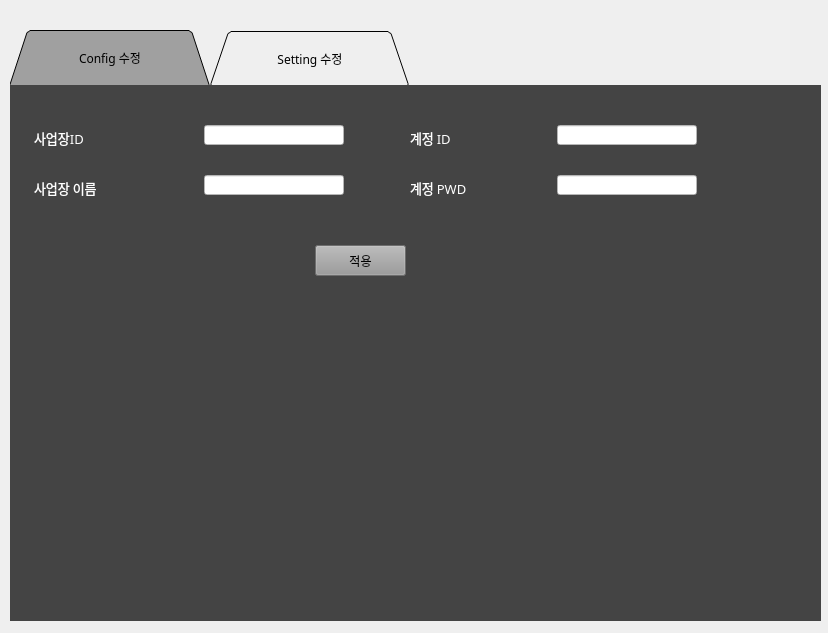
<?xml version="1.0" encoding="UTF-8"?>
<ui version="4.0">
 <class>Setting</class>
 <widget class="QWidget" name="Setting">
  <property name="geometry">
   <rect>
    <x>0</x>
    <y>0</y>
    <width>828</width>
    <height>633</height>
   </rect>
  </property>
  <property name="minimumSize">
   <size>
    <width>828</width>
    <height>633</height>
   </size>
  </property>
  <property name="maximumSize">
   <size>
    <width>828</width>
    <height>633</height>
   </size>
  </property>
  <property name="windowTitle">
   <string>Form</string>
  </property>
  <widget class="QTabWidget" name="tabWidget">
   <property name="geometry">
    <rect>
     <x>10</x>
     <y>30</y>
     <width>811</width>
     <height>591</height>
    </rect>
   </property>
   <property name="minimumSize">
    <size>
     <width>0</width>
     <height>100</height>
    </size>
   </property>
   <property name="maximumSize">
    <size>
     <width>9999</width>
     <height>9999</height>
    </size>
   </property>
   <property name="font">
    <font>
     <family>나눔스퀘어</family>
     <pointsize>9</pointsize>
    </font>
   </property>
   <property name="cursor">
    <cursorShape>ArrowCursor</cursorShape>
   </property>
   <property name="styleSheet">
    <string notr="true">QTabBar {background: none; color:white;}
QTabBar::tab {height: 55px; width: 200px; color: f0f0ff;}
QTabBar::tab::selected {background: #a0a0a0;}
QTabWidget::pane {border: 0;}
</string>
   </property>
   <property name="tabShape">
    <enum>QTabWidget::Triangular</enum>
   </property>
   <property name="currentIndex">
    <number>0</number>
   </property>
   <property name="iconSize">
    <size>
     <width>20</width>
     <height>16</height>
    </size>
   </property>
   <property name="elideMode">
    <enum>Qt::ElideNone</enum>
   </property>
   <property name="tabBarAutoHide">
    <bool>false</bool>
   </property>
   <widget class="QWidget" name="tab_5">
    <property name="font">
     <font>
      <family>나눔스퀘어</family>
     </font>
    </property>
    <property name="styleSheet">
     <string notr="true">background: #444444;</string>
    </property>
    <attribute name="title">
     <string>Config 수정</string>
    </attribute>
    <widget class="QLabel" name="spot_name_lbl">
     <property name="geometry">
      <rect>
       <x>24</x>
       <y>90</y>
       <width>131</width>
       <height>25</height>
      </rect>
     </property>
     <property name="sizePolicy">
      <sizepolicy hsizetype="Fixed" vsizetype="Fixed">
       <horstretch>0</horstretch>
       <verstretch>0</verstretch>
      </sizepolicy>
     </property>
     <property name="maximumSize">
      <size>
       <width>131</width>
       <height>25</height>
      </size>
     </property>
     <property name="font">
      <font>
       <family>나눔스퀘어</family>
       <pointsize>10</pointsize>
      </font>
     </property>
     <property name="styleSheet">
      <string notr="true">color: white;</string>
     </property>
     <property name="text">
      <string>사업장 이름</string>
     </property>
    </widget>
    <widget class="QLineEdit" name="spot_id">
     <property name="geometry">
      <rect>
       <x>194</x>
       <y>40</y>
       <width>140</width>
       <height>20</height>
      </rect>
     </property>
     <property name="maximumSize">
      <size>
       <width>140</width>
       <height>20</height>
      </size>
     </property>
     <property name="font">
      <font>
       <family>나눔스퀘어</family>
      </font>
     </property>
     <property name="styleSheet">
      <string notr="true">background: #ffffff; color: black;</string>
     </property>
    </widget>
    <widget class="QLineEdit" name="spot_name">
     <property name="geometry">
      <rect>
       <x>194</x>
       <y>90</y>
       <width>140</width>
       <height>20</height>
      </rect>
     </property>
     <property name="maximumSize">
      <size>
       <width>140</width>
       <height>20</height>
      </size>
     </property>
     <property name="font">
      <font>
       <family>나눔스퀘어</family>
      </font>
     </property>
     <property name="styleSheet">
      <string notr="true">background: #ffffff; color: black;</string>
     </property>
    </widget>
    <widget class="QLabel" name="spot_id_lbl">
     <property name="geometry">
      <rect>
       <x>24</x>
       <y>40</y>
       <width>131</width>
       <height>25</height>
      </rect>
     </property>
     <property name="sizePolicy">
      <sizepolicy hsizetype="Fixed" vsizetype="Fixed">
       <horstretch>0</horstretch>
       <verstretch>0</verstretch>
      </sizepolicy>
     </property>
     <property name="maximumSize">
      <size>
       <width>131</width>
       <height>25</height>
      </size>
     </property>
     <property name="font">
      <font>
       <family>나눔스퀘어</family>
       <pointsize>10</pointsize>
      </font>
     </property>
     <property name="styleSheet">
      <string notr="true">color: white;</string>
     </property>
     <property name="text">
      <string>사업장ID</string>
     </property>
    </widget>
    <widget class="QPushButton" name="btn">
     <property name="geometry">
      <rect>
       <x>305</x>
       <y>160</y>
       <width>91</width>
       <height>31</height>
      </rect>
     </property>
     <property name="font">
      <font>
       <family>나눔스퀘어</family>
      </font>
     </property>
     <property name="styleSheet">
      <string notr="true">color: black; background: #999;</string>
     </property>
     <property name="text">
      <string>적용</string>
     </property>
    </widget>
    <widget class="QLineEdit" name="user_pwd">
     <property name="geometry">
      <rect>
       <x>547</x>
       <y>90</y>
       <width>140</width>
       <height>20</height>
      </rect>
     </property>
     <property name="font">
      <font>
       <family>나눔스퀘어</family>
      </font>
     </property>
     <property name="styleSheet">
      <string notr="true">background: #ffffff; color: black;</string>
     </property>
    </widget>
    <widget class="QLabel" name="user_pwd_lbl">
     <property name="geometry">
      <rect>
       <x>400</x>
       <y>90</y>
       <width>100</width>
       <height>25</height>
      </rect>
     </property>
     <property name="sizePolicy">
      <sizepolicy hsizetype="Fixed" vsizetype="Fixed">
       <horstretch>0</horstretch>
       <verstretch>0</verstretch>
      </sizepolicy>
     </property>
     <property name="font">
      <font>
       <family>나눔스퀘어</family>
       <pointsize>10</pointsize>
      </font>
     </property>
     <property name="styleSheet">
      <string notr="true">color: white;</string>
     </property>
     <property name="text">
      <string>계정 PWD</string>
     </property>
    </widget>
    <widget class="QLabel" name="user_id_lbl">
     <property name="geometry">
      <rect>
       <x>400</x>
       <y>40</y>
       <width>114</width>
       <height>25</height>
      </rect>
     </property>
     <property name="sizePolicy">
      <sizepolicy hsizetype="Fixed" vsizetype="Fixed">
       <horstretch>0</horstretch>
       <verstretch>0</verstretch>
      </sizepolicy>
     </property>
     <property name="minimumSize">
      <size>
       <width>111</width>
       <height>25</height>
      </size>
     </property>
     <property name="font">
      <font>
       <family>나눔스퀘어</family>
       <pointsize>10</pointsize>
      </font>
     </property>
     <property name="styleSheet">
      <string notr="true">color: white;</string>
     </property>
     <property name="text">
      <string>계정 ID </string>
     </property>
    </widget>
    <widget class="QLineEdit" name="user_id">
     <property name="geometry">
      <rect>
       <x>547</x>
       <y>40</y>
       <width>140</width>
       <height>20</height>
      </rect>
     </property>
     <property name="font">
      <font>
       <family>나눔스퀘어</family>
      </font>
     </property>
     <property name="styleSheet">
      <string notr="true">background: #ffffff; color: black;</string>
     </property>
    </widget>
   </widget>
   <widget class="QWidget" name="tab_6">
    <property name="styleSheet">
     <string notr="true">background: #444444;</string>
    </property>
    <attribute name="title">
     <string>Setting 수정</string>
    </attribute>
    <widget class="QPushButton" name="btn_2">
     <property name="geometry">
      <rect>
       <x>305</x>
       <y>100</y>
       <width>91</width>
       <height>31</height>
      </rect>
     </property>
     <property name="font">
      <font>
       <family>나눔스퀘어</family>
      </font>
     </property>
     <property name="styleSheet">
      <string notr="true">color: black; background: #999;</string>
     </property>
     <property name="text">
      <string>적용</string>
     </property>
    </widget>
    <widget class="QLabel" name="api_path_lbl">
     <property name="geometry">
      <rect>
       <x>400</x>
       <y>40</y>
       <width>71</width>
       <height>25</height>
      </rect>
     </property>
     <property name="sizePolicy">
      <sizepolicy hsizetype="Fixed" vsizetype="Fixed">
       <horstretch>0</horstretch>
       <verstretch>0</verstretch>
      </sizepolicy>
     </property>
     <property name="maximumSize">
      <size>
       <width>71</width>
       <height>25</height>
      </size>
     </property>
     <property name="font">
      <font>
       <family>나눔스퀘어</family>
       <pointsize>10</pointsize>
      </font>
     </property>
     <property name="styleSheet">
      <string notr="true">color: white;</string>
     </property>
     <property name="text">
      <string>api 주소</string>
     </property>
    </widget>
    <widget class="QLineEdit" name="save_path">
     <property name="geometry">
      <rect>
       <x>194</x>
       <y>40</y>
       <width>140</width>
       <height>20</height>
      </rect>
     </property>
     <property name="maximumSize">
      <size>
       <width>150</width>
       <height>20</height>
      </size>
     </property>
     <property name="font">
      <font>
       <family>나눔스퀘어</family>
      </font>
     </property>
     <property name="styleSheet">
      <string notr="true">background: #ffffff; color: black;</string>
     </property>
    </widget>
    <widget class="QLineEdit" name="api_path">
     <property name="geometry">
      <rect>
       <x>547</x>
       <y>40</y>
       <width>140</width>
       <height>20</height>
      </rect>
     </property>
     <property name="maximumSize">
      <size>
       <width>140</width>
       <height>20</height>
      </size>
     </property>
     <property name="font">
      <font>
       <family>나눔스퀘어</family>
      </font>
     </property>
     <property name="styleSheet">
      <string notr="true">background: #ffffff; color: black;</string>
     </property>
    </widget>
    <widget class="QLabel" name="save_path_lbl">
     <property name="geometry">
      <rect>
       <x>24</x>
       <y>40</y>
       <width>131</width>
       <height>25</height>
      </rect>
     </property>
     <property name="sizePolicy">
      <sizepolicy hsizetype="Fixed" vsizetype="Fixed">
       <horstretch>0</horstretch>
       <verstretch>0</verstretch>
      </sizepolicy>
     </property>
     <property name="font">
      <font>
       <family>나눔스퀘어</family>
       <pointsize>10</pointsize>
      </font>
     </property>
     <property name="styleSheet">
      <string notr="true">color: white;</string>
     </property>
     <property name="text">
      <string>저장 경로</string>
     </property>
    </widget>
   </widget>
  </widget>
  <widget class="QPushButton" name="logo_btn">
   <property name="geometry">
    <rect>
     <x>720</x>
     <y>10</y>
     <width>70</width>
     <height>70</height>
    </rect>
   </property>
   <property name="styleSheet">
    <string notr="true">background-color: rgb(240, 240, 240);
border: none</string>
   </property>
   <property name="text">
    <string/>
   </property>
  </widget>
 </widget>
 <tabstops>
  <tabstop>tabWidget</tabstop>
  <tabstop>logo_btn</tabstop>
  <tabstop>spot_id</tabstop>
  <tabstop>spot_name</tabstop>
  <tabstop>user_id</tabstop>
  <tabstop>user_pwd</tabstop>
  <tabstop>btn</tabstop>
  <tabstop>save_path</tabstop>
  <tabstop>api_path</tabstop>
  <tabstop>btn_2</tabstop>
 </tabstops>
 <resources/>
 <connections/>
</ui>
